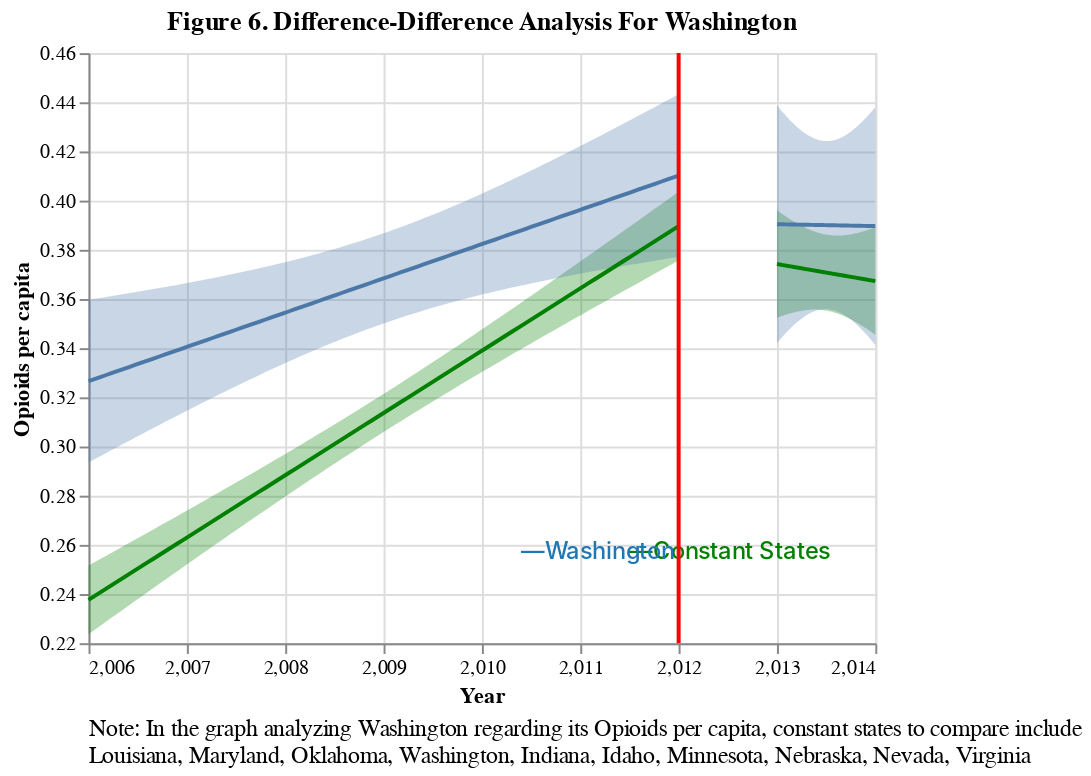

The notebook cell this image was saved under:
### Markdown cell above
> diff-diff opioids

### Code cell
xvar= "TRANSACTION_YEAR"
yvar="opioid_shipment_population_ratio"
analysis = "Figure 6. Difference-Difference Analysis For Washington"
target = "Opioids per capita"
state = "Washington"
constant_states = "Louisiana, Maryland, Oklahoma, Washington, Indiana, Idaho, Minnesota, Nebraska, Nevada, Virginia"
chart = diff_diff(WA, yvar, xvar, 2012, analysis, target, state, constant_states)
chart
